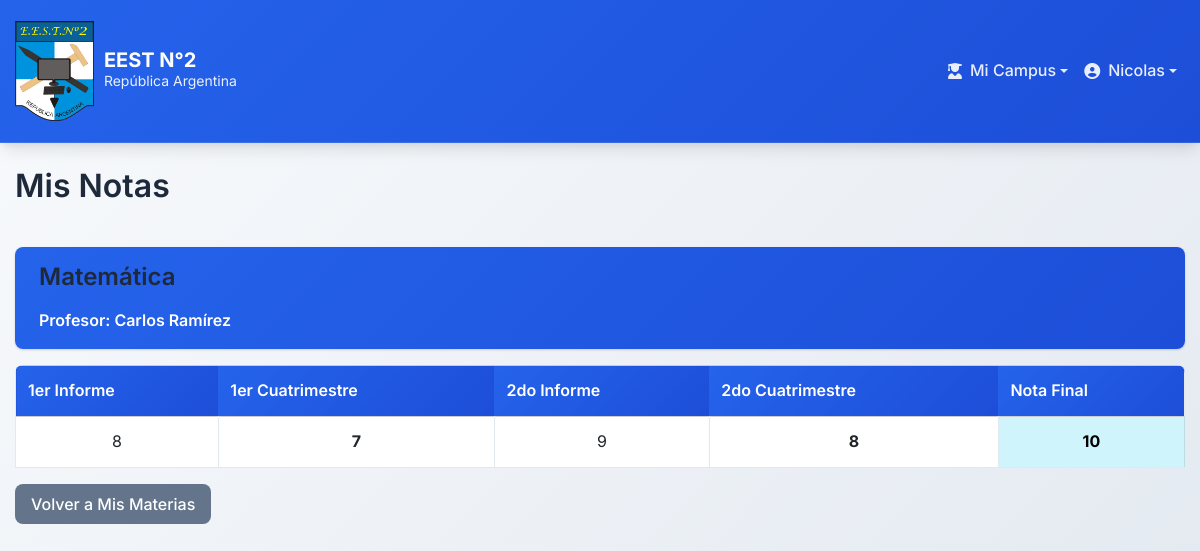
The app's page /ver_notas.php?id_materia=1 (signed in) with its own data.
### tables this page shows
CREATE TABLE `materias` (
  `ID` int(11) NOT NULL,
  `ID_Curso` int(11) NOT NULL,
  `DNI_Profesor` int(11) NOT NULL,
  `Nombre` varchar(255) NOT NULL,
  `Horarios` varchar(255) NOT NULL,
  `Estado` tinyint(1) NOT NULL DEFAULT 1
);

CREATE TABLE `usuarios` (
  `DNI` int(11) NOT NULL,
  `Primer_nombre` varchar(255) NOT NULL,
  `Segundo_nombre` varchar(255) NOT NULL,
  `Apellido` varchar(255) NOT NULL,
  `Email` varchar(255) NOT NULL,
  `Password_Usuario` varchar(255) DEFAULT NULL,
  `Nacionalidad` varchar(255) NOT NULL,
  `Localidad` varchar(255) NOT NULL,
  `Calle` varchar(255) NOT NULL,
  `Altura` int(11) NOT NULL,
  `Fecha_Nacimiento` date NOT NULL,
  `Telefono` varchar(255) NOT NULL,
  `Rol` enum('Director','Preceptor','Profesor','Alumno') NOT NULL,
  `Estado` tinyint(1) NOT NULL DEFAULT 1,
  `Fecha_Creacion` timestamp NOT NULL DEFAULT current_timestamp(),
  `Usuario` varchar(255) DEFAULT current_user()
);

CREATE TABLE `notas` (
  `dni_alumno` int(11) NOT NULL,
  `id_materia` int(11) NOT NULL,
  `primerInforme` int(11) DEFAULT NULL,
  `primerCuatri` int(11) DEFAULT NULL,
  `segundoInforme` int(11) DEFAULT NULL,
  `segundoCuatri` int(11) DEFAULT NULL,
  `notaFinal` int(11) DEFAULT NULL,
  `Estado_Aprobacion` enum('Pendiente','Aprobado','Rechazado') DEFAULT 'Pendiente',
  `DNI_Preceptor_Aprobador` int(11) DEFAULT NULL,
  `Fecha_Aprobacion` datetime DEFAULT NULL,
  `Observaciones_Preceptor` text DEFAULT NULL
);

### ver_notas.php (the view, shortened to what this page needs)
<?php
include('./public/header.php');
$dni_alumno = $_SESSION['DNI'];
$id_materia = isset($_GET['id_materia']) ? $_GET['id_materia'] : null;
?>
<!DOCTYPE html>
<html lang="es">
<head>
    <link rel="stylesheet" href="./style/styles.css">
</head>
<body>
    <div class="container mt-4">
        <h2>Mis Notas</h2>
        <br>
        <?php
        $query_materia = "SELECT materias.Nombre, usuarios.Primer_nombre, usuarios.Apellido
                         FROM materias
                         INNER JOIN profesores ON materias.DNI_Profesor = profesores.DNI_Profesor
                         INNER JOIN usuarios ON profesores.DNI_Profesor = usuarios.DNI
                         WHERE materias.ID = '$id_materia'";
        $result_materia = mysqli_query($CONN, $query_materia);
        if (mysqli_num_rows($result_materia) > 0) {
            $materia = mysqli_fetch_assoc($result_materia);
            echo "<div class='card mb-3'>";
            echo "<div class='card-header bg-primary text-white'>";
            echo "<h4>" . htmlspecialchars($materia['Nombre']) . "</h4>";
            echo "<p class='mb-0'>Profesor: " . htmlspecialchars($materia['Primer_nombre'] . " " . $materia['Apellido']) . "</p>";
            echo "</div>";
            echo "</div>";
            $query_notas = "SELECT * FROM notas WHERE dni_alumno = '$dni_alumno' AND id_materia = '$id_materia'";
            $result_notas = mysqli_query($CONN, $query_notas);
            if (mysqli_num_rows($result_notas) > 0) {
                $notas = mysqli_fetch_assoc($result_notas);
                echo "<div class='table-responsive'>";
                echo "<table class='table table-bordered'>";
                echo "<thead class='table-secondary'>";
                echo "<tr>";
                echo "<th>1er Informe</th>";
                echo "<th>1er Cuatrimestre</th>";
                echo "<th>2do Informe</th>";
                echo "<th>2do Cuatrimestre</th>";
                echo "<th>Nota Final</th>";
                echo "</tr>";
                echo "</thead>";
                echo "<tbody>";
                echo "<tr class='text-center'>";
                echo "<td>" . ($notas['primerInforme'] ?? '-') . "</td>";
                echo "<td><strong>" . ($notas['primerCuatri'] ?? '-') . "</strong></td>";
                echo "<td>" . ($notas['segundoInforme'] ?? '-') . "</td>";
                echo "<td><strong>" . ($notas['segundoCuatri'] ?? '-') . "</strong></td>";
                echo "<td class='table-info'><strong>" . ($notas['notaFinal'] ?? '-') . "</strong></td>";
                echo "</tr>";
                echo "</tbody>";
                echo "</table>";
                echo "</div>";
            } else {
                echo "<div class='alert alert-info'>Aún no hay notas cargadas para esta materia.</div>";
            }
        } else {
            echo "<div class='alert alert-danger'>Materia no encontrada.</div>";
        }
        ?>
        <a href="mis_materias.php" class="btn btn-secondary">Volver a Mis Materias</a>
    </div>
</body>
</html>

### style/styles.css (style rules this page uses)
:root { --primary-color: #2563eb; --primary-dark: #1d4ed8; --secondary-color: #64748b; --success-color: #10b981; --warning-color: #f59e0b; --danger-color: #ef4444; --info-color: #06b6d4; --light-color: #f8fafc; --dark-color: #1e293b; --border-color: #e2e8f0; --shadow: 0 1px 3px 0 rgba(0, 0, 0, 0.1), 0 1px 2px 0 rgba(0, 0, 0, 0.06); --shadow-lg: 0 10px 15px -3px rgba(0, 0, 0, 0.1), 0 4px 6px -2px rgba(0, 0, 0, 0.05); --border-radius: 0.5rem; --font-family: 'Inter', -apple-system, BlinkMacSystemFont, 'Segoe UI', Roboto, sans-serif; }
* { box-sizing: border-box; margin: 0; padding: 0; }
body { font-family: var(--font-family); line-height: 1.6; color: var(--dark-color); background: linear-gradient(135deg, #f8fafc 0%, #e2e8f0 100%); min-height: 100vh; }
.container { max-width: 1200px; margin: 0 auto; padding: 0 15px; }
h1, h2, h3, h4, h5, h6 { color: var(--dark-color); font-weight: 600; margin-bottom: 1rem; }
.text-center { text-align: center; }
.btn { display: inline-block; font-weight: 500; line-height: 1.5; text-align: center; text-decoration: none; vertical-align: middle; cursor: pointer; border: none; padding: 0.5rem 1rem; font-size: 1rem; border-radius: var(--border-radius); transition: all 0.2s ease; }
.btn-secondary { color: #fff; background-color: var(--secondary-color); }
.card { background: white; border: none; border-radius: var(--border-radius); box-shadow: var(--shadow); transition: all 0.2s ease; overflow: hidden; margin-bottom: 1.5rem; }
.card-header { background: linear-gradient(135deg, var(--primary-color) 0%, var(--primary-dark) 100%); color: white; border: none; font-weight: 600; padding: 1rem 1.5rem; }
.table { width: 100%; margin-bottom: 1rem; color: var(--dark-color); border-collapse: collapse; }
.table th, .table td { padding: 0.75rem; vertical-align: middle; border-bottom: 1px solid var(--border-color); }
.table thead th { background: linear-gradient(135deg, var(--primary-color) 0%, var(--primary-dark) 100%); color: white; border: none; font-weight: 600; }
.table tbody tr { transition: all 0.2s ease; }
.table-responsive { overflow-x: auto; border-radius: var(--border-radius); }
.table-bordered { border: 1px solid var(--border-color); }
.mt-4 { margin-top: 1.5rem; }
.mb-3 { margin-bottom: 1rem; }
.bg-primary { background-color: var(--primary-color); }

### records on screen
materias: Nombre "Matemática", usuarios.Primer_nombre+Apellido "Carlos Ramírez"
notas: primerInforme "8", primerCuatri "7", segundoInforme "9", segundoCuatri "8", notaFinal "10"

### other values on screen
$_SESSION['nombre1'] "Nicolas"
